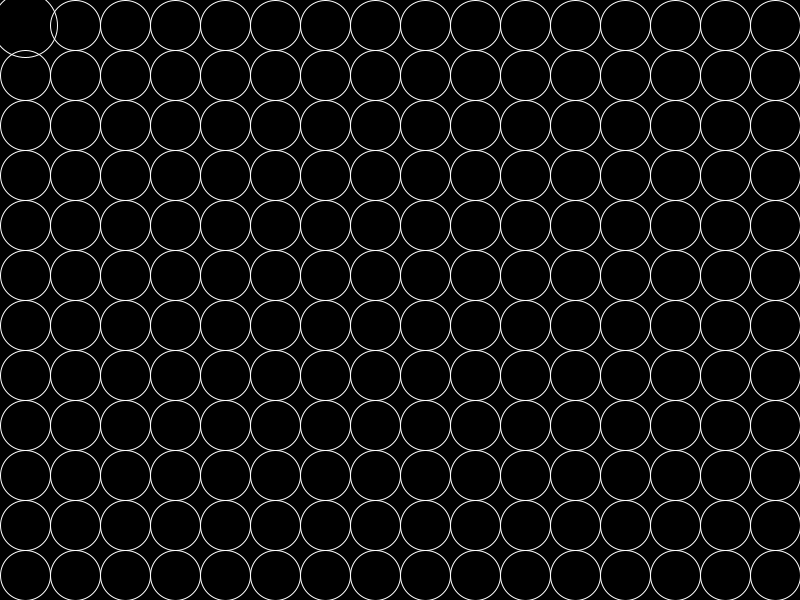
Frame 1 (no input)
Frame 60 (the mouse pressed at the canvas centre just before this capture): identical to frame 1, image omitted
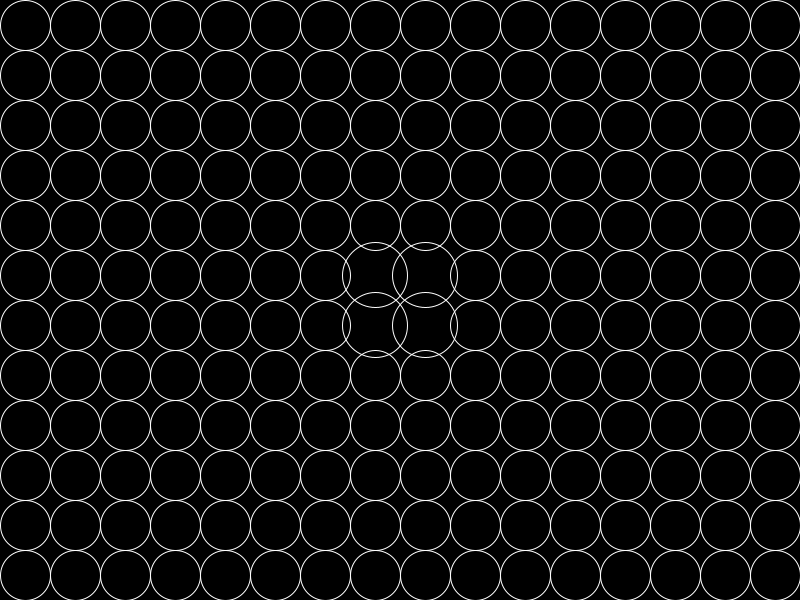
Frame 120 (the mouse held since frame 60 and released just before this capture)

The Processing sketch that drew these frames (run headless with seeded random() and noise(); from frame 60 on, the mouse is pressed at the canvas centre):

// Processing sketch: outra_lanterna
// ── outra_lanterna.pde
int pixelSize;

void setup() {
  size (800,600);
  background(0);
  pixelSize = 50;
  stroke(2);
  //noFill();
  frameRate(12);
}

void draw() {
  background(0);
  for (int y = 0; y < height; y = y + pixelSize) {
    for (int x = 0; x < width; x = x + pixelSize) {
      float d = dist(x+pixelSize/2, y+pixelSize/2, mouseX, mouseY);
      stroke(255);
      noFill();
      if (d > pixelSize) {
        d = pixelSize;
      }
      ellipse(x + pixelSize/2, y + pixelSize/2, pixelSize*2-d, pixelSize*2-d);
    }
  }
}
